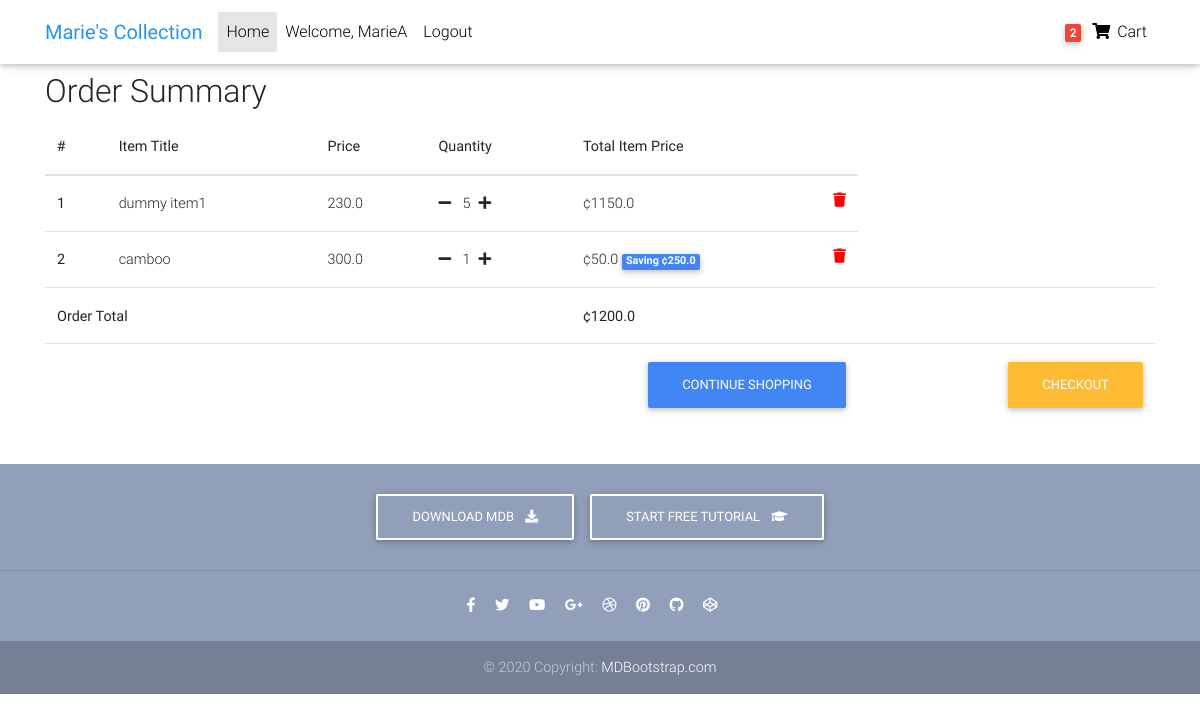
Before: /order-summary/ (signed in) with the older database file.
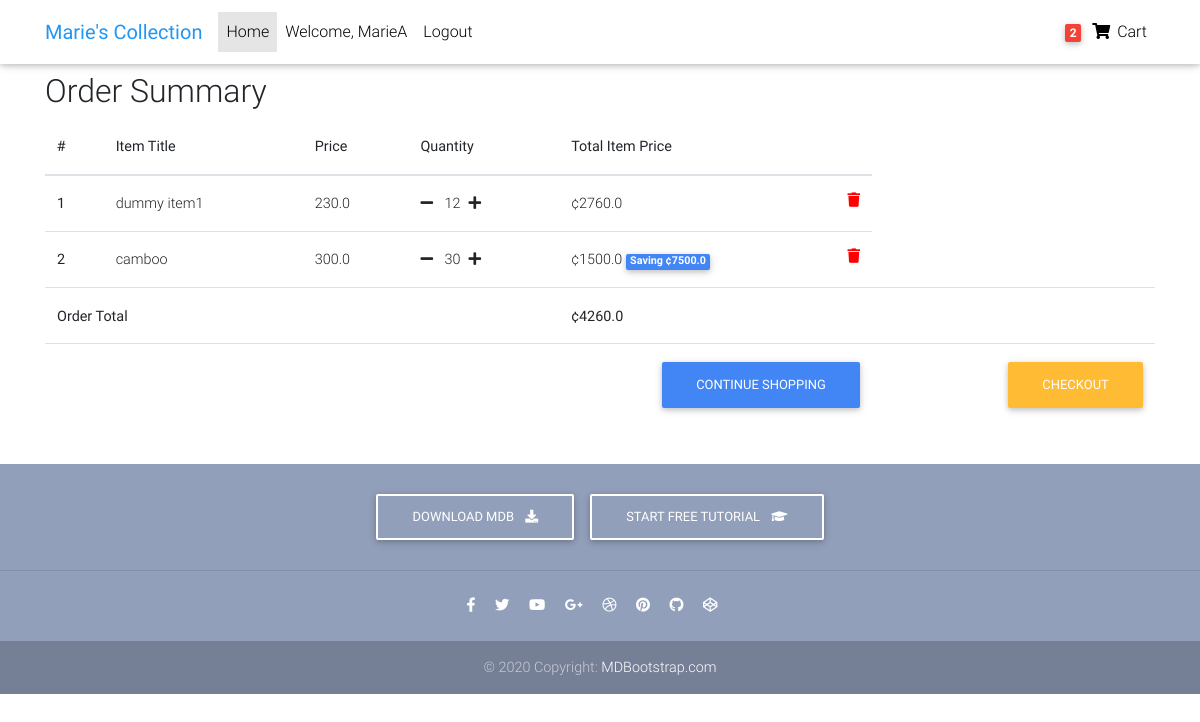
After: the same page with the newer database file.
### shop/models.py (models this page shows, shortened)
class OrderItem(models.Model):
    user =  models.ForeignKey(settings.AUTH_USER_MODEL,
                            on_delete=models.CASCADE)
    item = models.ForeignKey(Item, on_delete=models.CASCADE)
    ordered = models.BooleanField(default=False)
    quantity = models.IntegerField(default=1)
    def get_total_item_price(self):
        return self.quantity * self.item.price
    def get_total_discount_item_price(self):
        return self.quantity * self.item.discount_price
    def get_amount_saved(self):
        return self.get_total_item_price() - self.get_total_discount_item_price()
    def get_final_price(self):
        if self.item.discount_price:
            return self.get_total_discount_item_price()
        return self.get_total_item_price()

class Item(models.Model):
    title = models.CharField(max_length=100)
    price = models.FloatField()
    item_photo = models.ImageField(upload_to='item_photos/', null=True, blank=True)
    discount_price = models.FloatField(blank=True, null=True)
    category = models.CharField(choices=CATEGORY_CHOICES, max_length=1)
    label = models.CharField(choices=LABEL_CHOICES, max_length=1)
    slug = models.SlugField()
    description = models.TextField()

class Order(models.Model):
    user = models.ForeignKey(settings.AUTH_USER_MODEL,
                            on_delete=models.CASCADE)
    items = models.ManyToManyField(OrderItem)
    start_date = models.DateTimeField(auto_now_add=True)
    ordered_date =  models.DateTimeField()
    ordered = models.BooleanField(default=False)
    def get_total(self):
        total = 0
        for order_item in self.items.all():
            total += order_item.get_final_price()
        return total

### shop/views.py (the view)
# urls.py: path('order-summary/', OrderSummaryView.as_view(), name='order-summary'),
class OrderSummaryView(LoginRequiredMixin, View):
    def get(self, *args, **kwargs):
        try:
            order = Order.objects.get(user=self.request.user, ordered=False)
            context = {
                'object': order
            }
            return render(self.request, 'order-summary.html', context)
        except ObjectDoesNotExist:
            messages.warning(self.request, "You do not have an active order")
            return redirect("/")

### shop/templatetags/cart_template_tags.py (called while the page is built)
@register.filter(is_safe=True)
def cart_item_count(user):
    if user.is_authenticated:
        qs = Order.objects.filter(user=user, ordered=False)
        if qs.exists():
            return qs[0].items.count()
    return 0

### templates/order-summary.html (shortened to what the changed rows need)
{% load static %}
{% load cart_template_tags %}
<!DOCTYPE html>
<html lang="en">
<head>
  <link rel="stylesheet" href="https://cdnjs.cloudflare.com/ajax/libs/font-awesome/4.7.0/css/font-awesome.min.css">
  <link rel="stylesheet" href="https://use.fontawesome.com/releases/v5.11.2/css/all.css">
  <link href="{% static 'css/bootstrap.min.css' %}" rel='stylesheet'>
  <link href="{% static 'css/mdb.min.css' %}" rel='stylesheet'>
  <link href="{% static 'css/style.min.css' %}" rel="stylesheet">
</head>
<body>
  <div class="container">
    <div class="table-responsive text-nowrap" >
        <h2>Order Summary</h2>
        <table class="table">
        <thead>
        <tr>
          <th scope="col">#</th>
          <th scope="col">Item Title</th>
          <th scope="col">Price</th>
          <th scope="col">Quantity</th>
          <th scope="col">Total Item Price</th>
        </tr>
        </thead>
        <tbody>
            {%  for order_item in object.items.all  %}
                <tr>
                    <th scope="row">{{ forloop.counter }}</th>
                    <td>{{ order_item.item.title }}</td>
                    <td>{{ order_item.item.price }}</td>
                    <td>
                        <a href="{% url 'shop:remove-single-item-from-cart' order_item.item.slug %}"><i class="fas fa-minus mr-2"></a></i> {{ order_item.quantity }}<a href="{% url 'shop:add-to-cart' order_item.item.slug %}"><i class="fas fa-plus ml-2"></a></i>
                    </td>
                    <td>
                        {% if order_item.item.discount_price %}
                             ¢{{ order_item.get_total_discount_item_price }}
                             <span class="badge badge-primary">Saving ¢{{  order_item.get_amount_saved  }}</span>
                        {% else %}
                             ¢{{ order_item.get_total_item_price }}
                        {% endif %}
                        <a style="color: red;" href="{% url 'shop:remove-from-cart' order_item.item.slug %}"><i class="fas fa-trash float-right"></i></a>
                    </td>
                </tr>
            {% endfor %}
            {% if object.get_total %}
            <tr>
            <td colspan="4"><b>Order Total</b></td>
            <td colspan="5"><b>¢{{ object.get_total  }}</b></td>
            </tr>
            <tr>
                <td colspan="5"><a class="btn btn-primary float-right ml-2" href="/">Continue Shopping</a></td>
                <td colspan="5"><a class="btn btn-warning float-right" href="/checkout/">Checkout</a></td>
            </tr>
        </tbody>
            {% endif %}
        </table>
    </div>
  </div>
  </body>
  </html>

Changed rows visible on the page:
changed OrderItem "dummy item1": quantity "5" → "12"; get_total_item_price "1150.0" → "2760.0"
changed OrderItem "camboo": quantity "1" → "30"; get_total_discount_item_price "50.0" → "1500.0"; get_amount_saved "250.0" → "7500.0"
changed through a linked row, Order: get_total "1200.0" → "4260.0"
